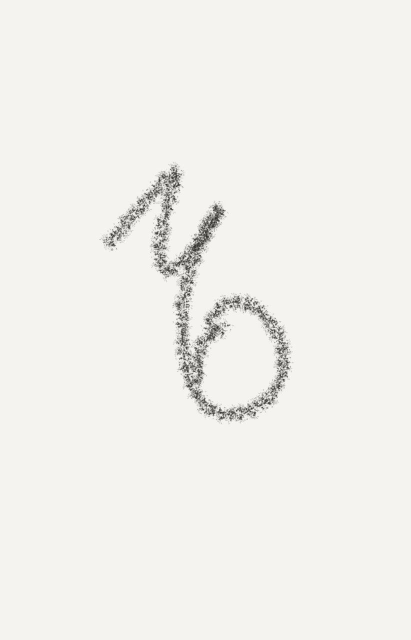
#> input picture Letters/28/1.jpg, 822 x 1280 px (shown at 1/2 size); its folder holds 4 pictures in this run
$ python q.py
#> lines starting #> are read from the running program, lines starting #| are printed output that depends on the picture
from scipy.ndimage import rotate as rotate_image
import cv2
import os
os.makedirs('dataset1')
l = 1
while(l < 10):
  image = cv2.imread(str(l)+'.jpg', cv2.IMREAD_GRAYSCALE)
#> image: shape (1280, 822); min 26, max 255, mean 240.1
  #rotation angle in degree
  i = 0
  g = 0
  while(i < 18):
    rotated_img1 = rotate_image(image,-45 + g, cval=243)
    cv2.imwrite('./dataset1/'+str(l)+'1lol'+str(i)+'.jpg',rotated_img1)
    i = i + 1
    g = g + 5
#> this loop made 18 passes
#> pass 1, `rotated_img1 = rotate_image(image,-45 + g, cval=243)`:
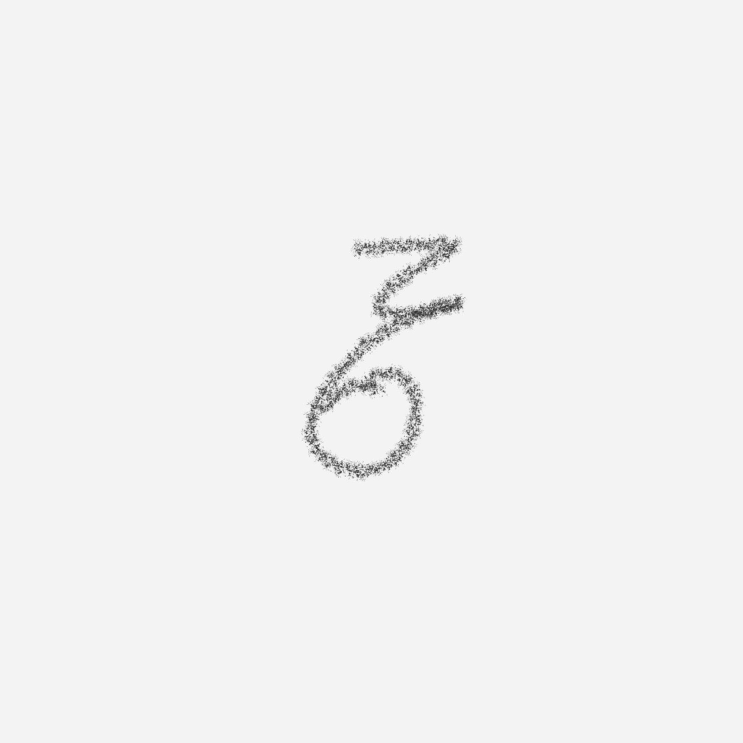
#> rotated_img1: shape (1486, 1486) (shown at 1/2 size); min 25, max 255, mean 241.6
#> pass 3, `rotated_img1 = rotate_image(image,-45 + g, cval=243)`:
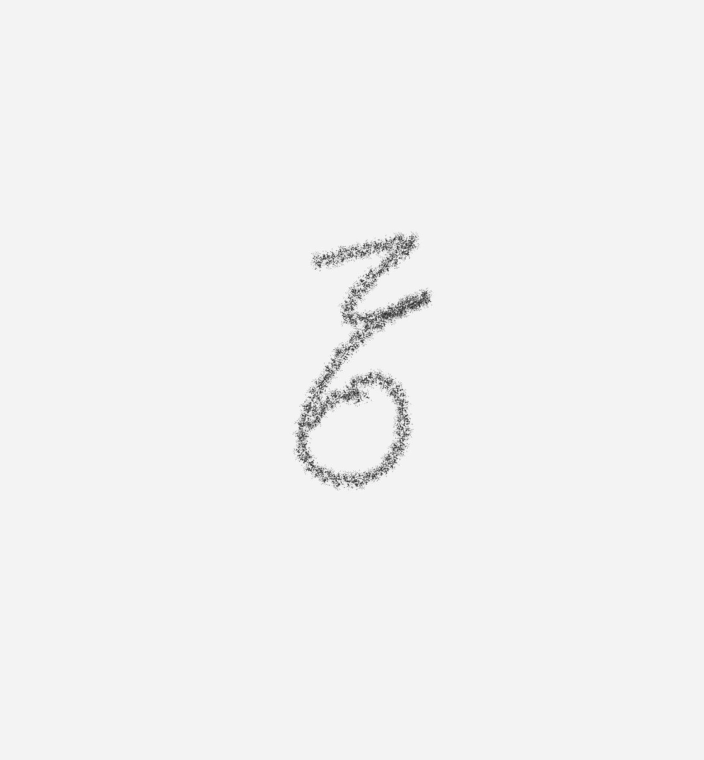
#> rotated_img1: shape (1520, 1408) (shown at 1/2 size); min 26, max 255, mean 241.6
#> after the loop, g = 90; i = 18
  l = l + 1
#> pass 2 of the loop `while(l < 10):`:
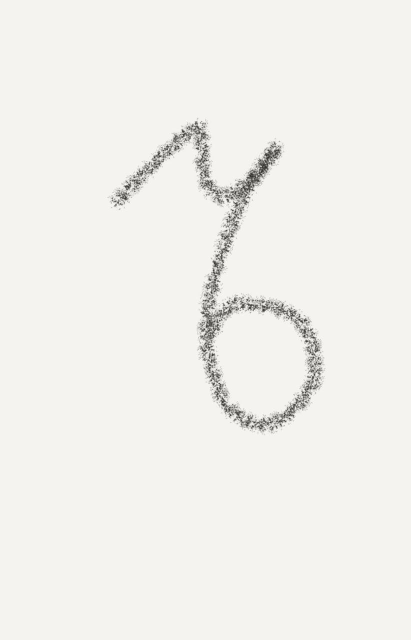
#> input picture Letters/28/2.jpg, 822 x 1280 px (shown at 1/2 size)
#> the loop `while(i < 18):` made 18 passes
#> pass 1, `rotated_img1 = rotate_image(image,-45 + g, cval=243)`:
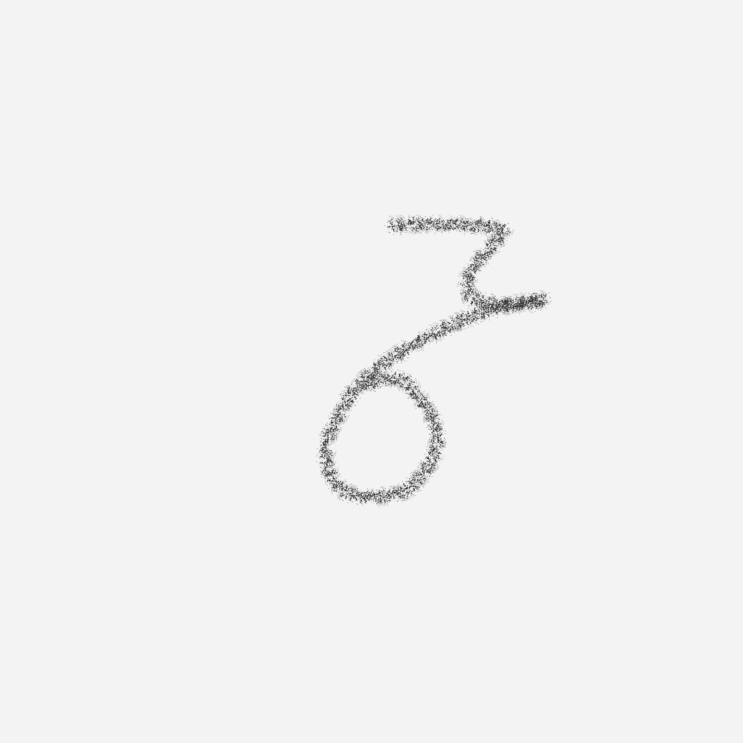
#> rotated_img1: shape (1486, 1486) (shown at 1/2 size); min 22, max 255, mean 241.5
#> pass 3, `rotated_img1 = rotate_image(image,-45 + g, cval=243)`:
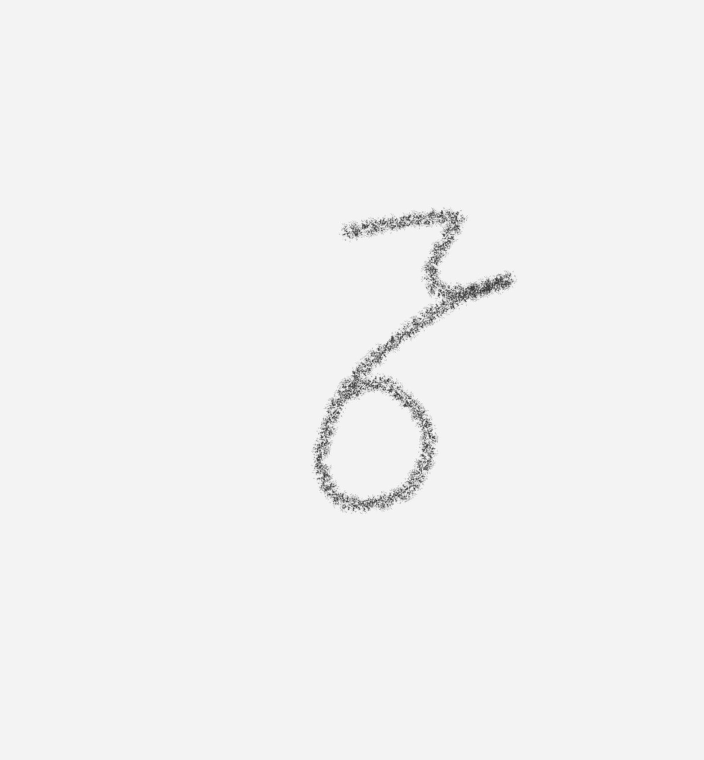
#> rotated_img1: shape (1520, 1408) (shown at 1/2 size); min 23, max 255, mean 241.5
#> after the loop `while(i < 18):`: g = 90; i = 18
#> pass 3 of the loop `while(l < 10):`:
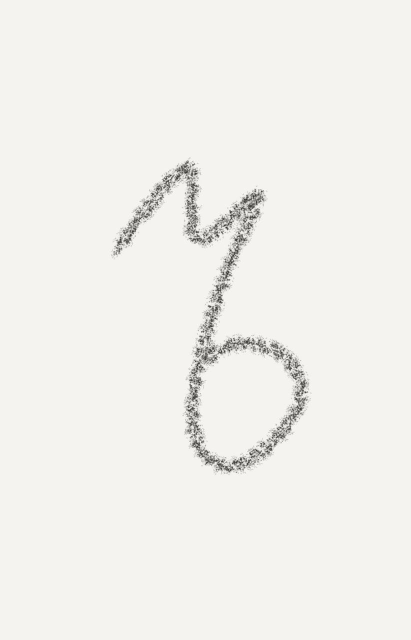
#> input picture Letters/28/3.jpg, 822 x 1280 px (shown at 1/2 size)
#> the loop `while(i < 18):` made 18 passes
#> pass 1, `rotated_img1 = rotate_image(image,-45 + g, cval=243)`:
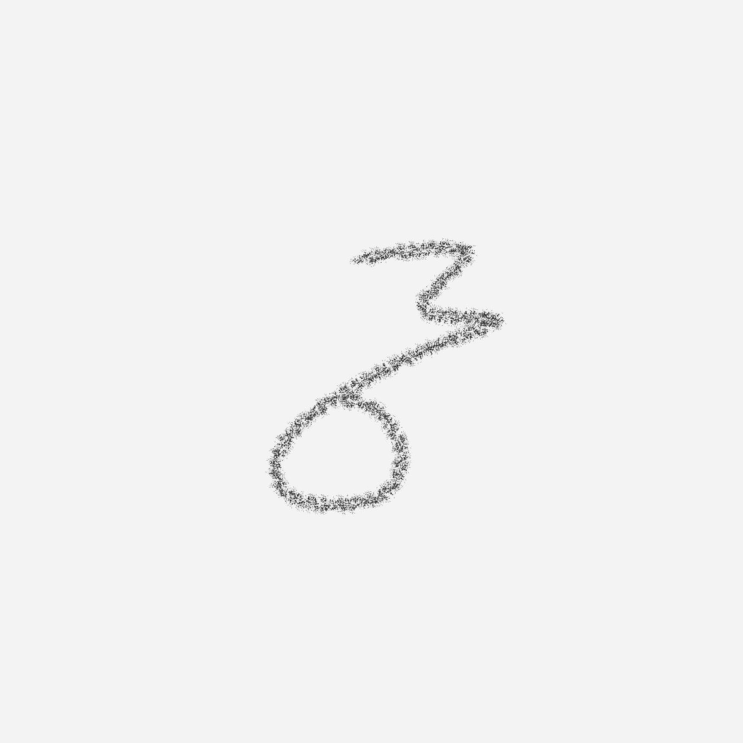
#> rotated_img1: shape (1486, 1486) (shown at 1/2 size); min 28, max 255, mean 241.6
#> pass 3, `rotated_img1 = rotate_image(image,-45 + g, cval=243)`:
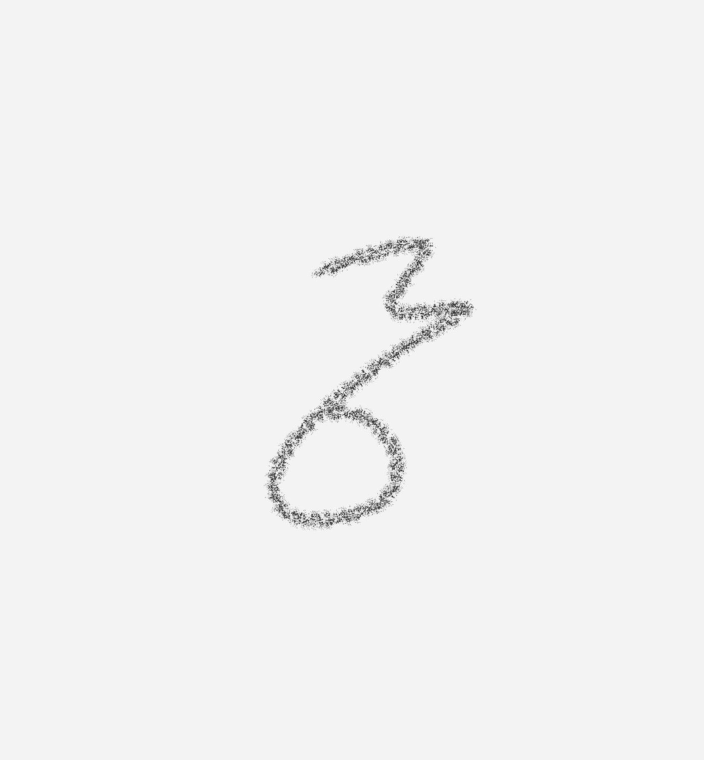
#> rotated_img1: shape (1520, 1408) (shown at 1/2 size); min 24, max 255, mean 241.5
#> after the loop `while(i < 18):`: g = 90; i = 18
#> (the run stopped early here; a loop or call above may not have finished)
